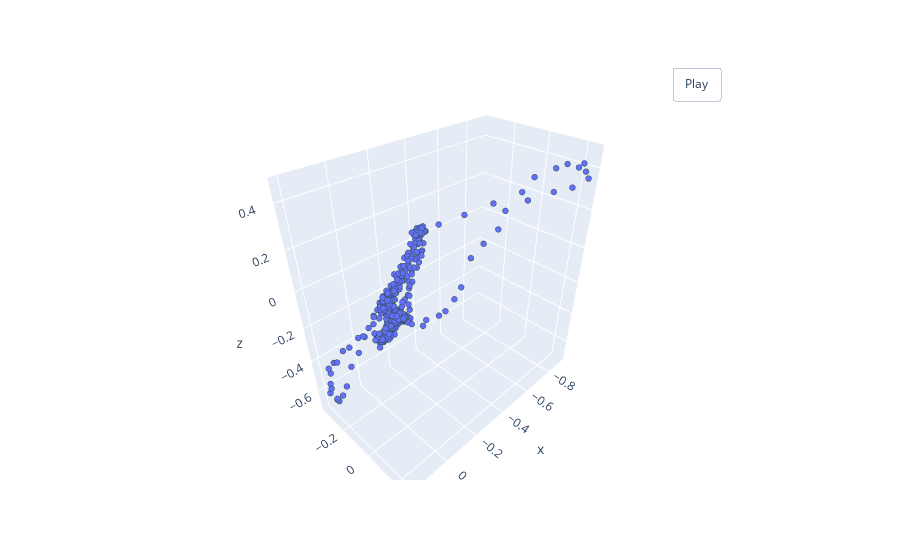

The notebook cell saved with this chart:
### Markdown cell above
__Пример добавления небольшого шума:__

### Code cell
sampled_point_cloud = RandomNoise(std=0.01)(norm_pointcloud)
pcshow(*sampled_point_cloud.T)

### Figure 1 — Plotly figure (JSON) as saved in the notebook; plotly's stock layout.template omitted (floating-point values rounded to 4 significant figures; data arrays with more than 128 entries replaced by an {"elided": "..."} marker saying what was removed)
{"data": [{"marker": {"line": {"color": "DarkSlateGrey", "width": 2}, "size": 2}, "mode": "markers", "type": "scatter3d", "x": {"elided": "607 float values"}, "y": {"elided": "607 float values"}, "z": {"elided": "607 float values"}}], "layout": {"updatemenus": [{"buttons": [{"args": [null, {"frame": {"duration": 50, "redraw": true}, "fromcurrent": true, "mode": "immediate", "transition": {"duration": 0}}], "label": "Play", "method": "animate"}], "pad": {"r": 10, "t": 45}, "showactive": false, "type": "buttons", "x": 0.8, "xanchor": "left", "y": 1, "yanchor": "bottom"}]}}
